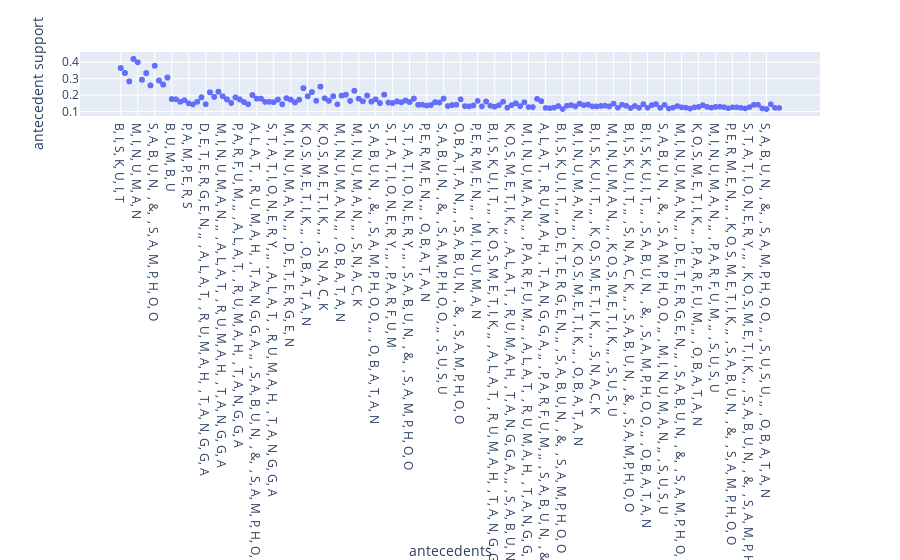
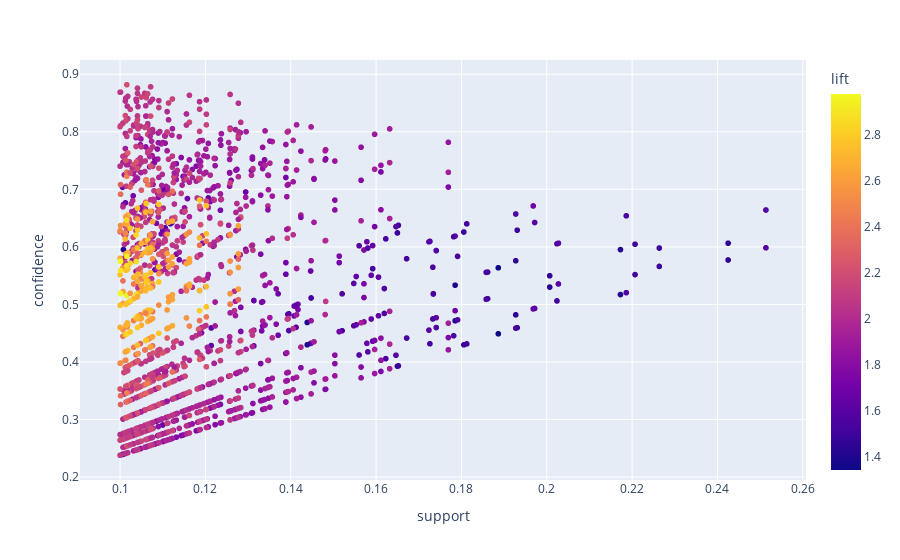

The notebook cell saved with these charts, in order:
### Code cell
# visualisasi data rule_jateng dengan plotly
rule_jateng['antecedents'] = rule_jateng['antecedents'].apply(lambda x: ', '.join(list(x)))
rule_jateng['consequents'] = rule_jateng['consequents'].apply(lambda x: ', '.join(list(x)))

fig = px.scatter(rule_jateng, x='antecedents', y='antecedent support')
# fig = px.scatter(rule_jateng, x='consequents', y='consequent support')
fig.show()


fig = px.scatter(rule_jateng, x = 'support', y = 'confidence', color = 'lift')
fig

### Figure 1 — Plotly figure (JSON) as saved in the notebook; plotly's stock layout.template omitted (floating-point values rounded to 4 significant figures; data arrays with more than 128 entries replaced by an {"elided": "..."} marker saying what was removed)
{"data": [{"hovertemplate": "antecedents=%{x}<br>antecedent support=%{y}<extra></extra>", "legendgroup": "", "marker": {"color": "#636efa", "symbol": "circle"}, "mode": "markers", "name": "", "showlegend": false, "type": "scattergl", "x": {"elided": "1580 str values"}, "xaxis": "x", "y": {"elided": "1580 float values"}, "yaxis": "y"}], "layout": {"legend": {"tracegroupgap": 0}, "margin": {"t": 60}, "xaxis": {"anchor": "y", "domain": [0, 1], "title": {"text": "antecedents"}}, "yaxis": {"anchor": "x", "domain": [0, 1], "title": {"text": "antecedent support"}}}}

### Figure 2 — Plotly figure (JSON) as saved in the notebook; plotly's stock layout.template omitted (floating-point values rounded to 4 significant figures; data arrays with more than 128 entries replaced by an {"elided": "..."} marker saying what was removed)
{"data": [{"hovertemplate": "support=%{x}<br>confidence=%{y}<br>lift=%{marker.color}<extra></extra>", "legendgroup": "", "marker": {"color": {"elided": "1580 float values"}, "coloraxis": "coloraxis", "symbol": "circle"}, "mode": "markers", "name": "", "showlegend": false, "type": "scattergl", "x": {"elided": "1580 float values"}, "xaxis": "x", "y": {"elided": "1580 float values"}, "yaxis": "y"}], "layout": {"coloraxis": {"colorbar": {"title": {"text": "lift"}}, "colorscale": [[0, "#0d0887"], [0.1111, "#46039f"], [0.2222, "#7201a8"], [0.3333, "#9c179e"], [0.4444, "#bd3786"], [0.5556, "#d8576b"], [0.6667, "#ed7953"], [0.7778, "#fb9f3a"], [0.8889, "#fdca26"], [1, "#f0f921"]]}, "legend": {"tracegroupgap": 0}, "margin": {"t": 60}, "xaxis": {"anchor": "y", "domain": [0, 1], "title": {"text": "support"}}, "yaxis": {"anchor": "x", "domain": [0, 1], "title": {"text": "confidence"}}}}
